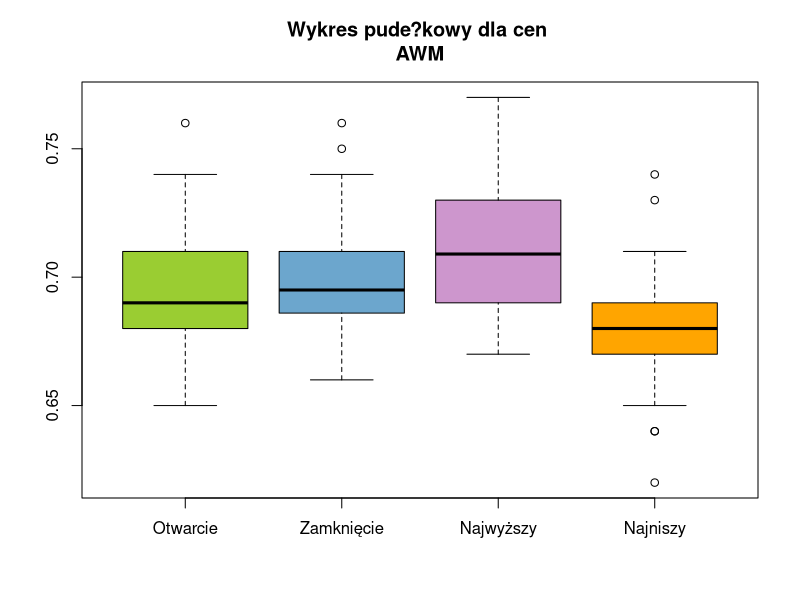
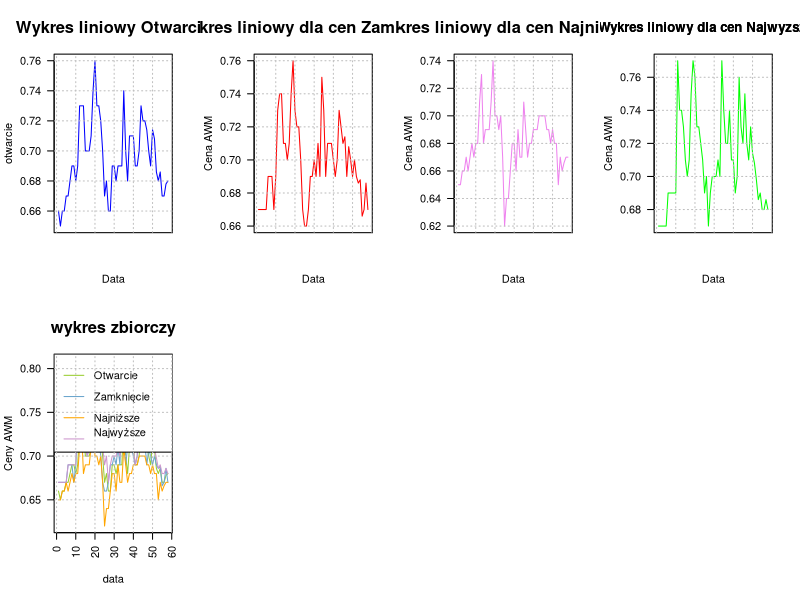

These figures' R source, in order:
## ---- chunk 1
knitr::opts_chunk$set(echo = TRUE)
## ---- chunk 2
library(readxl)
dane<- read_excel("dane_awm.xlsx", range="A1:E59")
## ---- chunk 3
head(dane)
## ---- chunk 4
summary(dane)
## ---- chunk 5
otwarcie<-dane$Otwarcie
zamkniecie<-dane$Zamkniecie
najwyzszy<-dane$Najwyzszy
najnizszy<-dane$Najnizszy
data<-dane$Data
boxplot(otwarcie,zamkniecie,najwyzszy,najnizszy, main="Wykres pude?kowy dla cen 
AWM",col=c("yellowgreen","skyblue3","plum3","orange"),names=c("Otwarcie","Zamknięcie","Najwyższy","Najniszy"))
## ---- chunk 6
par(mfrow = c(2, 4),pty="m",las = 2)
matplot(otwarcie,type='l',col="blue",xlab = "Data",xaxt = "n")
title(main = list("Wykres liniowy Otwarcie" , font = 7, cex = 1.5))
axis(1, at = data, labels = levels(data),cex.axis = 0.6)
grid(NULL, NULL, col = "grey")

matplot(zamkniecie,type="l",col="red",xlab="Data",xaxt = "n",ylab="Cena AWM")
title(main = list("Wykres liniowy dla cen Zamkni?cia" , font = 7, cex = 1.5))
axis(1, at = data, labels = levels(data),cex.axis = 0.6)
grid(NULL, NULL, col = "grey")

matplot(najnizszy,type='l',col="violet", xlab = "Data", xaxt = "n",ylab="Cena AWM")
title(main = list("Wykres liniowy dla cen Najni?szych" , font = 7, cex = 1.5))
axis(1, at = data, labels = levels(data),cex.axis = 0.6)
grid(NULL, NULL, col = "grey")

matplot(najwyzszy,type='l',col="green",xlab = "Data",xaxt = "n",main="Wykres liniowy dla cen Najwyzszych",ylab="Cena AWM")
title(main="Wykres liniowy dla cen Najwyzszych", font=7, cex=1.5)
axis(1, at = data, labels = levels(data),cex.axis = 0.6)
grid(NULL, NULL, col = "grey")
## ---- chunk 7
matplot(otwarcie,type="l",col="yellowgreen", ylim=c(0.62  , 0.809),xlab="data", ylab="Ceny AWM")
title(main = list("wykres zbiorczy" , font = 7, cex = 1.5))
axis(1, at = data, labels = levels(data),cex.axis = 0.6)
lines(zamkniecie,col="skyblue3")
lines(najnizszy,col="orange")
lines(najwyzszy,col="plum3")
legend("topleft", legend=c("Otwarcie", "Zamknięcie ","Najniższe","Najwyższe
                           "),
       col=c("yellowgreen", "skyblue3","orange","plum3"), lwd=1)
grid(NULL, NULL, col = "grey")
